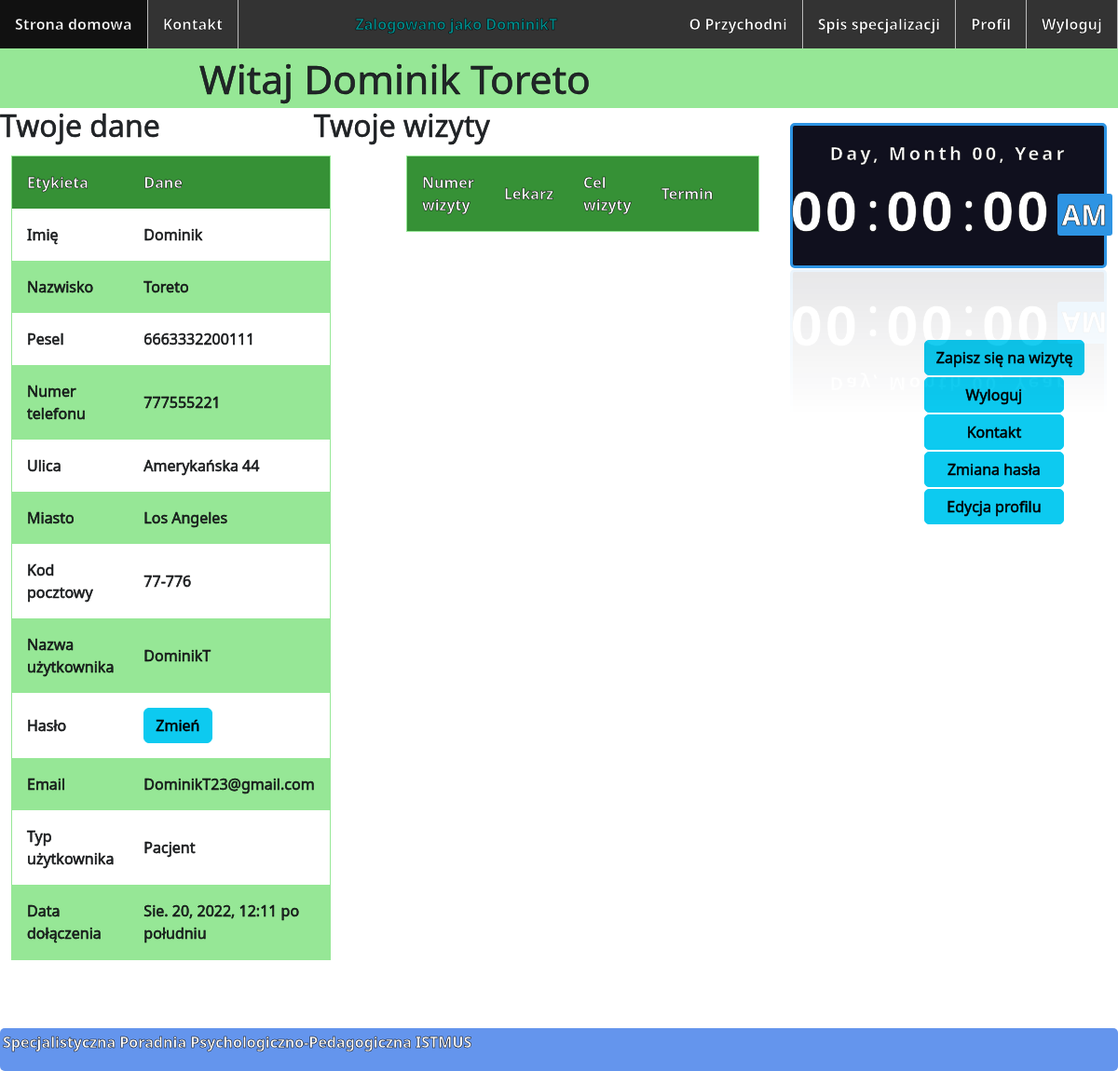
The app's page /profil/ (signed in), older data.
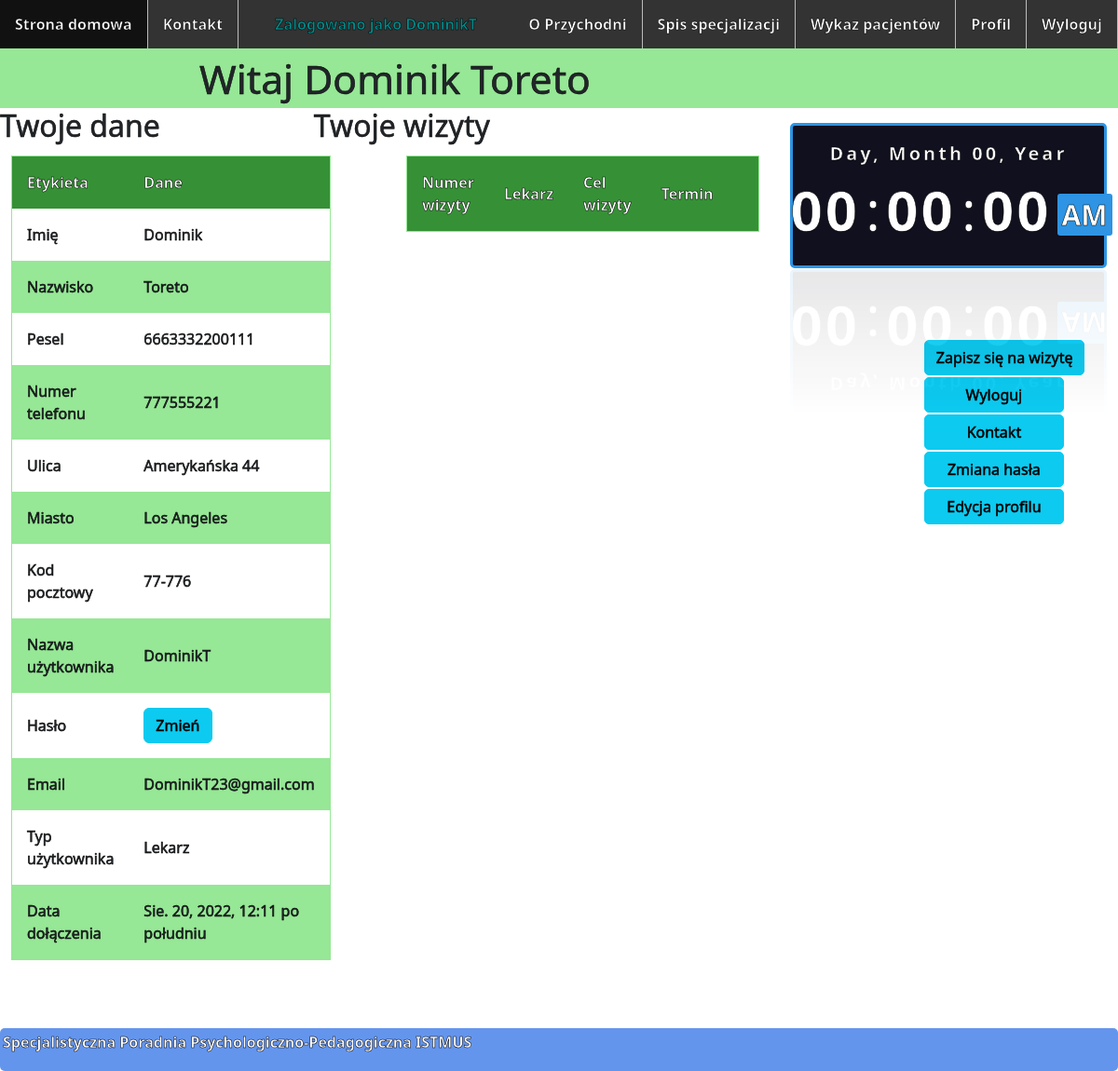
The same page, newer data.
### Przychodnia/models.py (models this page shows, shortened)
class Customer(models.Model):
    user = models.OneToOneField(User, null=True, blank=True, on_delete=models.CASCADE)
    USER_TYPES = (('ADM', 'Administrator'), ('DOC', 'Lekarz'), ('PAT', 'Pacjent'))
    userType = models.CharField(max_length=3, choices=USER_TYPES, default='PAT')
    pesel = models.IntegerField(unique=True)
    name = models.CharField(max_length=20)
    surname = models.CharField(max_length=40)
    telephoneNumber = models.IntegerField(blank=True)
    street = models.CharField(max_length=40)
    city = models.CharField(max_length=40)
    zipCode = models.CharField(max_length=6)
    def displayUserType(self):
        if (self.userType == 'ADM'):
            return "Administrator"
        if (self.userType == 'DOC'):
            return "Lekarz"
        if (self.userType == 'PAT'):
            return "Pacjent"

### Przychodnia/views.py (the view)
# urls.py: path('profil/', views.profile, name='profile'),
@login_required
def profile(request):
    user = get_object_or_404(User, pk=request.user.id)
    customer = get_object_or_404(Customer, user=user)
    today = date.today()
    visits = Visit.objects.filter(patient=customer, term__date__gte=today).order_by('term__date')
    return render(request, 'profile.html', {'user': user, 'customer': customer, 'visits': visits})

### templates/profile.html (shortened to what this page needs)
{% extends 'base.html' %}
{% load bootstrap %}
{% block content %}
    <div id="header">Witaj {{ customer.name }} {{ customer.surname }}</div>
    <div style=" display: flex;
    justify-content: space-between;">
        <h2>Twoje dane</h2>
        <h2 style="margin-right:38%">Twoje wizyty</h2>
    </div>
    <aside style="float: right; margin-right: -340px; margin-top: 186px">
        <a style="text-decoration: none;" id="a" href="{% url 'doctorsList' %}">
            <button class="btn btn-info" style="margin-left: 40%; margin-top: 5%; border-radius: 5px"
                    onclick="zapisNaWizyte()">
                Zapisz się na wizytę
            </button>
        </a>
        <a id="a" href="{% url 'logout' %}">
            <button class="btn btn-info" style="margin-left: 40%; width: 150.15px;  border-radius: 5px; margin-top: 2px"
                    onclick="logout()">Wyloguj
            </button>
        </a>
        <div style="margin-left: 40%;"><a id="a" href="{% url 'contact' %}">
            <button class="btn btn-info" style=" width: 150.15px;  border-radius: 5px; margin-top: 2px" type="button">
                Kontakt
            </button>
        </a></div>
        <div style="margin-left: 40%;"><a href="{% url 'changePassword' %}">
            <button class="btn btn-info" style=" width: 150.15px;  border-radius: 5px; margin-top: 2px" type="button">
                Zmiana hasła
            </button>
        </a></div>
        <div style="margin-left: 40%;"><a href="{% url 'editProfile' %}">
            <button class="btn btn-info" style=" width: 150.15px;  border-radius: 5px; margin-top: 2px" type="button">
                Edycja profilu
            </button>
        </a></div>
    </aside>
    <div class="row" style="margin-bottom: 10px">
        <div class="column">
            <table>
                <tr>
                    <th>Etykieta</th>
                    <th>Dane</th>
                </tr>
                <tr>
                    <td>Imię</td>
                    <td>{{ customer.name }}</td>
                </tr>
                <tr>
                    <td>Nazwisko</td>
                    <td>{{ customer.surname }}</td>
                </tr>
                <tr>
                    <td>Pesel</td>
                    <td>{{ customer.pesel }}</td>
                </tr>
                <tr>
                    <td>Numer telefonu</td>
                    <td>{{ customer.telephoneNumber }}</td>
                </tr>
                <tr>
                    <td>Ulica</td>
                    <td>{{ customer.street }}</td>
                </tr>
                <tr>
                    <td>Miasto</td>
                    <td>{{ customer.city }}</td>
                </tr>
                <tr>
                    <td>Kod pocztowy</td>
                    <td>{{ customer.zipCode }}</td>
                </tr>
                <tr>
                    <td>Nazwa użytkownika</td>
                    <td>{{ user.username }}</td>
                </tr>
                <tr>
                    <td>Hasło</td>
                    <td><a class="btn btn-info" href="{% url 'changePassword' %}">Zmień</a>
                    </td>
                </tr>
                <tr>
                    <td>Email</td>
                    <td>{{ user.email }}</td>
                </tr>
                <tr>
                    <td>Typ użytkownika</td>
                    <td>{{ customer.displayUserType }}</td>
                </tr>
                <tr>
                    <td>Data dołączenia</td>
                    <td>{{ user.date_joined }}</td>
                </tr>
            </table>
        </div>
        <div class="column" style="margin-bottom: 10vh">
            <table>
                <tr>
                    <th>Numer wizyty</th>
                    <th>Lekarz</th>
                    <th>Cel wizyty</th>
                    <th>Termin</th>
                    <th></th>
                </tr>
            </table>
        </div>
    </div>
    <br>
{% endblock content %}

### templates/base.html (shortened to what this page needs)
<!DOCTYPE html>
<html lang="en">
<head>
    {% load static %}
    <link rel="stylesheet" type="text/css" href="{% static 'styles/style.css' %}"/>
    <link href="https://cdn.jsdelivr.net/npm/bootstrap@5.2.0-beta1/dist/css/bootstrap.min.css" rel="stylesheet"
>
</head>
<body onload="initClock()">
<header>
    <ul id="ul">
        <li id="li"><a id="a" href="{% url 'homepage' %}">Strona domowa</a></li>
        <li id="li"><a id="a" href="{% url 'contact' %}">Kontakt</a></li>
        {% if user.is_authenticated %}
            <li id="li" style="float:right"><a id="a" href="{% url 'logout' %}">Wyloguj</a></li>
            <li id="li" style="float:right"><a id="a" href="{% url 'profile' %}">Profil</a></li>
            {% if user.customer.userType == 'DOC' %}
                <li id="li" style="float:right"><a id="a" href="{% url 'patientsList' %}">Wykaz
                    pacjentów</a></li>
            {% endif %}
            <li id="li" style="float:right"><a id="a" href="{% url 'doctorsList' %}">Spis specjalizacji</a></li>
        {% endif %}
        <li id="li" style="float:right"><a id="a" href="{% url 'about' %}">O Przychodni</a></li>
        {% if user.is_authenticated %}
            <li id="username">Zalogowano jako {{ user.username }}</li>
        {% endif %}
    </ul>
</header>
<aside style="float: right">
    <div style="margin-top: 10vh; margin-right: 1vw" class="datetime">
        <div class="date">
            <span id="dayname">Day</span>,
            <span id="month">Month</span>
            <span id="daynum">00</span>,
            <span id="year">Year</span>
        </div>
        <div class="time">
            <span id="hour">00</span>:
            <span id="minutes">00</span>:
            <span id="seconds">00</span>
            <span id="period">AM</span>
        </div>
    </div>
</aside>
{% block content %}{% endblock content %}
<footer>
    <p>Specjalistyczna Poradnia Psychologiczno-Pedagogiczna ISTMUS</p>
</footer>
</body>
</html>

Row changes from the older to the newer data that the page shows:
changed Customer "Dominik": userType "PAT" → "DOC" (drawn); displayUserType "Pacjent" → "Lekarz"
Text that changed along with them:
text now shown: "Wykaz pacjentów"
